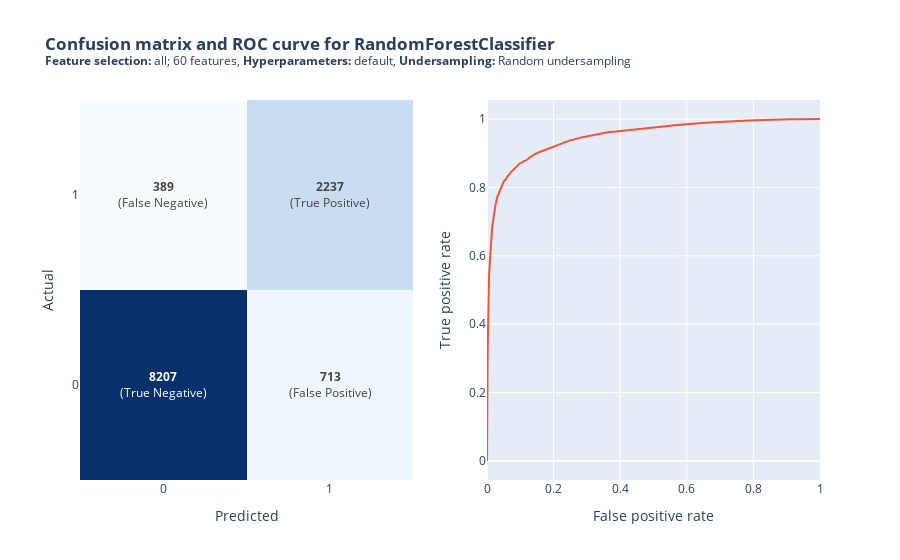

This figure's notebook cell:
### Code cell
from sklearn.ensemble import RandomForestClassifier

model_scores = run_model(RandomForestClassifier, model_scores, undersampling=True)
